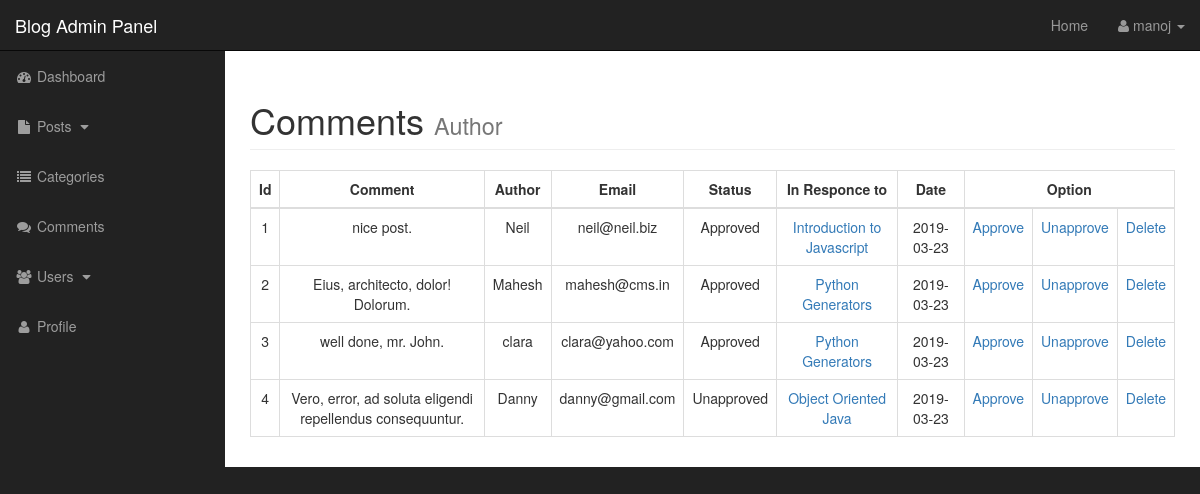
The app's page /admin/comments.php (signed in) with its own data.
### tables this page shows
CREATE TABLE `comments` (
  `comment_id` int(3) NOT NULL,
  `comment_post_id` int(3) DEFAULT NULL,
  `comment` text,
  `comment_author` varchar(255) DEFAULT NULL,
  `comment_email` varchar(255) DEFAULT NULL,
  `comment_status` varchar(255) DEFAULT NULL,
  `comment_date` date DEFAULT NULL
);

CREATE TABLE `posts` (
  `post_id` int(3) NOT NULL,
  `post_cat_id` int(3) NOT NULL,
  `post_title` varchar(255) NOT NULL,
  `post_author` varchar(255) NOT NULL,
  `post_date` date NOT NULL,
  `post_img` text NOT NULL,
  `post_content` text NOT NULL,
  `post_tags` varchar(255) NOT NULL,
  `post_comment_count` int(11) NOT NULL,
  `post_status` varchar(255) NOT NULL DEFAULT 'Draft',
  `post_views` int(255) NOT NULL
);

### admin/includes/view_all_comments.php (the view, shortened to what this page needs)
<table class="table table-hover table-bordered">
	<thead>
		<tr>
			<th class="text-center">Id</th>
			<th class="text-center">Comment</th>
			<th class="text-center">Author</th>
			<th class="text-center">Email</th>
			<th class="text-center">Status</th>
			<th class="text-center">In Responce to</th>
			<th class="text-center">Date</th>
			<th class="text-center" colspan="3">Option</th>
		</tr>
	</thead>
	<tbody>
		<?php
	$comments_query = "SELECT * FROM comments ";
	$comments_query_result = mysqli_query($connection,$comments_query);
		while($row = mysqli_fetch_assoc($comments_query_result)){
			$comment_id = $row['comment_id'];
			$comment_post_id = $row['comment_post_id'];
			$comment = $row['comment'];
			$comment_author = $row['comment_author'];
			$comment_email = $row['comment_email'];
			$comment_status = $row['comment_status'];
			$comment_date = $row['comment_date'];
		echo "
			<tr>
				<td class='text-center'>$comment_id</td>
				<td class='text-center'>$comment</td>
				<td class='text-center'>$comment_author</td>
				<td class='text-center'>$comment_email</td>
				<td class='text-center'>$comment_status</td>";
				$post_query = "SELECT * FROM posts WHERE post_id = '$comment_post_id' ";
				$post_query_result = mysqli_query($connection,$post_query);
			while($post_row = mysqli_fetch_assoc($post_query_result)){
				$post_id = $post_row['post_id'];
				$post_title = $post_row['post_title'];
		 echo " <td class='text-center'><a href='../post.php?p_id=$post_id'>$post_title</a></td>"; }
		 echo "	<td class='text-center'>$comment_date</td>
				<td class='text-center'><a href='comments.php?approve=$comment_id'>Approve</a></td>
				<td class='text-center'><a href='comments.php?unapprove=$comment_id'>Unapprove</a></td>
				<td class='text-center'><a href='comments.php?delete=$comment_id'>Delete</a></td>
			</tr>";
	}
?>
	</tbody>
</table>

### admin/css/sb-admin.css (style rules this page uses)
body { margin-top: 100px; background-color: #222; }
@media (min-width:768px) { body { margin-top: 50px; } }

### records on screen
comments: comment_id "1", comment "nice post.", comment_author "Neil", comment_email "neil@neil.biz", comment_status "Approved", comment_date "2019-03-23"
posts: post_title "Introduction to Javascript"
comments: comment_id "2", comment "Eius, architecto, dolor! Dolorum.", comment_author "Mahesh", comment_email "mahesh@cms.in", comment_status "Approved", comment_date "2019-03-23"
posts: post_title "Python Generators"
comments: comment_id "3", comment "well done, mr. John.", comment_author "clara", comment_email "clara@yahoo.com", comment_status "Approved", comment_date "2019-03-23"
comments: comment_id "4", comment "Vero, error, ad soluta eligendi repellendus consequuntur.", comment_author "Danny", comment_email "danny@gmail.com", comment_status "Unapproved", comment_date "2019-03-23"
posts: post_title "Object Oriented Java"

### other values on screen
$_SESSION['username'] "manoj"
